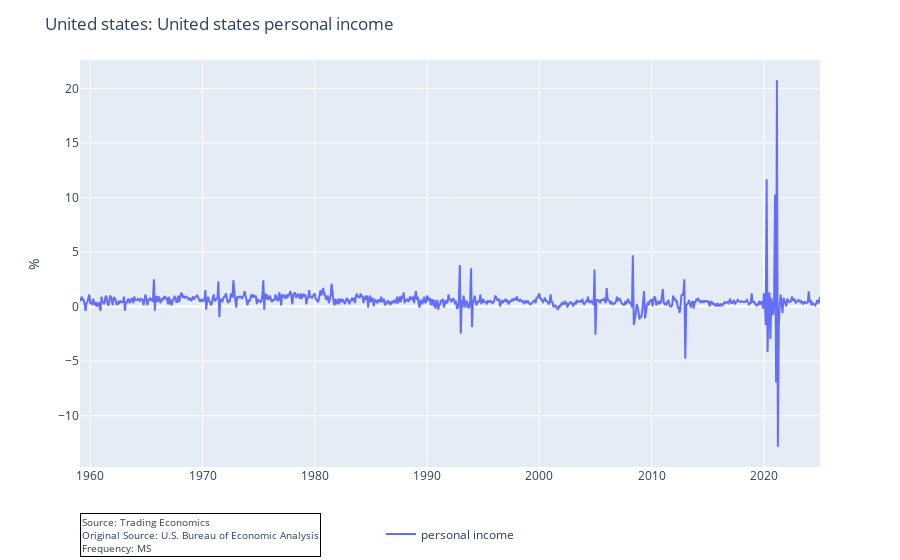

The cell this chart's notebook holds for it:
### Markdown cell above
The ```scale_series()``` method converts the pixel co-ordinate values to data values.

### Code cell
scr.plot_series(ann_box_pos=(0, -0.22))  ## Plot the series.

### Figure 1 — Plotly figure (JSON) as saved in the notebook; plotly's stock layout.template omitted (floating-point values rounded to 4 significant figures; data arrays with more than 128 entries replaced by an {"elided": "..."} marker saying what was removed)
{"data": [{"hovertemplate": "variable=personal income<br>index=%{x}<br>value=%{y}<extra></extra>", "legendgroup": "personal income", "line": {"color": "#636efa", "dash": "solid"}, "marker": {"symbol": "circle"}, "mode": "lines", "name": "personal income", "orientation": "v", "showlegend": true, "type": "scatter", "x": {"elided": "792 str values"}, "xaxis": "x", "y": {"elided": "792 float values"}, "yaxis": "y"}], "layout": {"annotations": [{"align": "left", "bgcolor": "rgba(255, 255, 255, 0.8)", "bordercolor": "black", "borderwidth": 1, "font": {"size": 10}, "showarrow": false, "text": "Source: Trading Economics<br>Original Source: U.S. Bureau of Economic Analysis<br>Frequency: MS<br>", "x": 0, "xanchor": "left", "xref": "paper", "y": -0.22, "yanchor": "bottom", "yref": "paper"}], "legend": {"orientation": "h", "title": {"text": ""}, "tracegroupgap": 0, "x": 0.5, "xanchor": "center", "y": -0.2, "yanchor": "bottom"}, "margin": {"t": 60}, "title": {"text": "United states: United states personal income"}, "xaxis": {"anchor": "y", "domain": [0, 1], "title": {"text": ""}}, "yaxis": {"anchor": "x", "domain": [0, 1], "title": {"text": "%"}}}}
